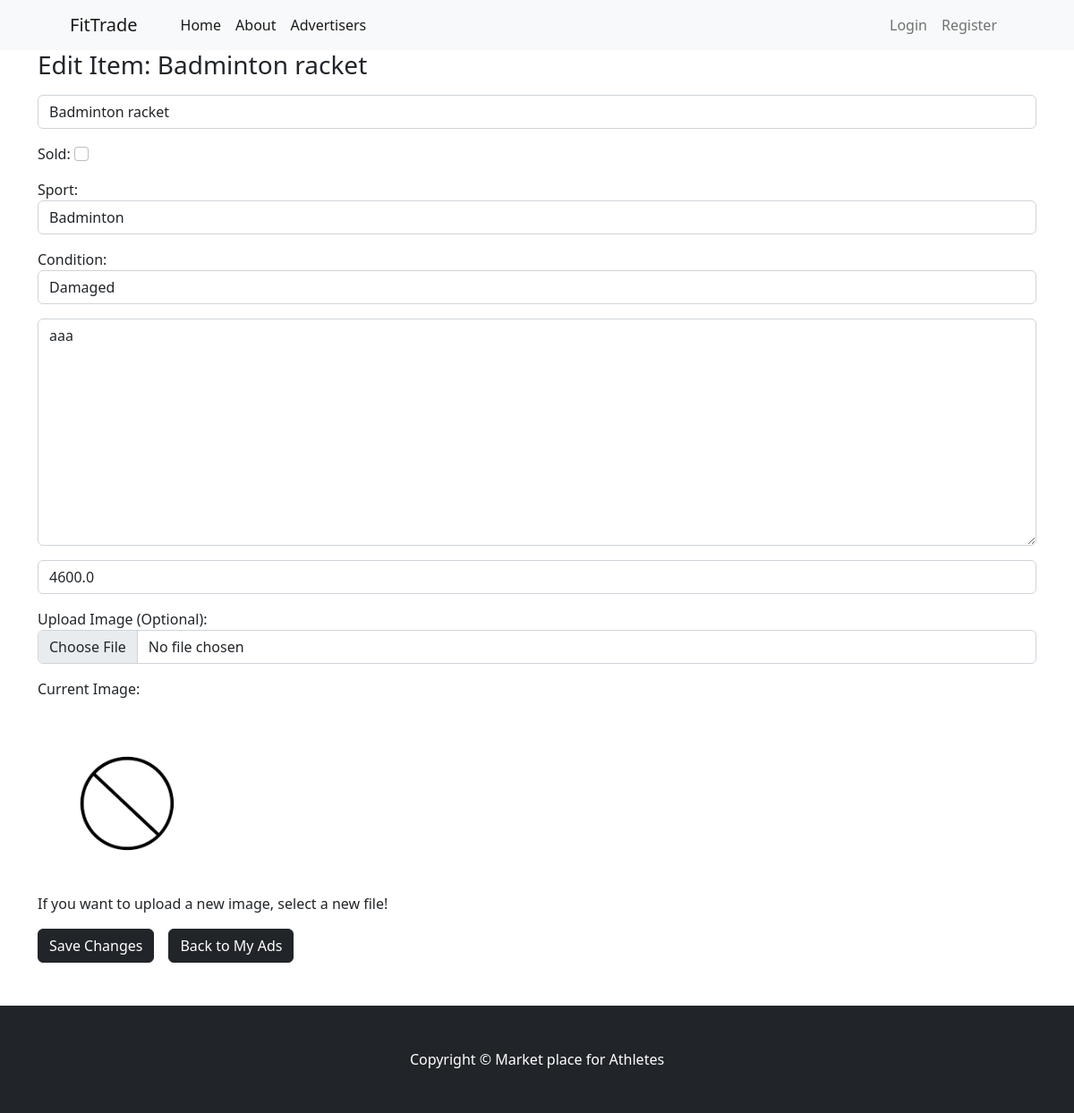
/members/edit_item/11/, run on the app's committed database.
### items/models.py (models this page shows, shortened)
class Item(models.Model):
    name = models.CharField(null=False, blank=False, max_length=300)
    sport = models.ForeignKey(Sport, related_name='items', on_delete=models.CASCADE)
    advertiser = models.ForeignKey(Profile, related_name='items', on_delete=models.CASCADE)
    description = models.TextField(null = True, blank= True, max_length=5000)
    price = models.FloatField(blank=False)
    createdate = models.DateField(null= True, blank=True)
    sold = models.BooleanField(default=False)
    image = models.ImageField(upload_to='uploads/item/', default='uploads/item/noimage.png')
    condition = models.ForeignKey(ItemCondition, related_name='items', on_delete=models.CASCADE)
    class Meta:
        ordering = ['name']

class Sport(models.Model):
    name = models.CharField(null=False, blank=False, max_length=300)
    class Meta:
        ordering = ['name']
    def __str__(self) -> str:
        return self.name

### members/views.py (the view)
# urls.py: path('edit_item/<int:item_id>/', views.edit_item, name='edit_item'),
def edit_item(request, item_id):
    item = get_object_or_404(Item, id=item_id)
    if request.method == 'POST':
        form = EditListingForm(request.POST, request.FILES, instance=item)
        if form.is_valid():
            form.save()
            return redirect('my_ads')
    form = EditListingForm(instance=item)
    return render(request, 'edit_item.html', {'form': form, 'item': item})

### items/models.py (called while the page is built)
    def __str__(self) -> str:
        return self.name

### members/templates/edit_item.html (shortened to what this page needs)
{% extends 'base.html' %}
{% block content %}
<div class="container">
    <h3 class="h3 mb-3 fw-normal">Edit Item: {{ item.name }}</h3>
    <form method="POST" enctype="multipart/form-data">
        {{ form.as_p }}
        {% if item.image %}
        <p>Current Image:</p>
        <img src="{{ item.image.url }}" alt="Current Image" style="max-width: 200px;">
        <p>If you want to upload a new image, select a new file!</p>
        {% endif %}
        <div class="d-flex justify-content-start align-items-center">
            <button type="submit" class="btn btn-dark me-3">Save Changes</button>
            <a href="{% url 'my_ads' %}" class="btn btn-dark">Back to My Ads</a>
        </div>
    </form>
</div>
<br></br>
{% endblock %}

### data on the page
Item: name "Badminton racket", sport "Badminton", condition "Damaged", description "aaa", price "4600.0", image (placeholder picture)
